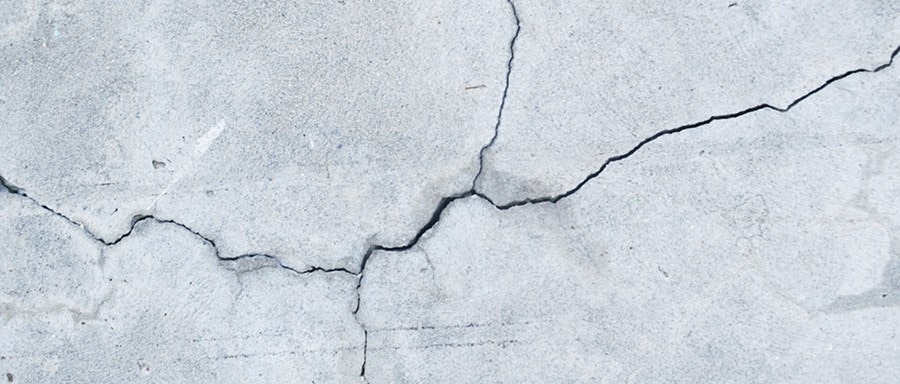
#> input picture sample_data/concrete_sample.jpeg, 900 x 384 px
$ jupyter execute --allow-errors 'コンクリートひび割れ検知.ipynb'
#> lines starting #> are read from the running program, lines starting #| are printed output that depends on the picture; after the words box and inside, x2 and y2 are one past the last pixel; in counts of white or black regions, pixels touching at a corner belong together
### Qiitaより

[画像処理でコンクリートのひび割れ抽出](https://qiita.com/ground0state/items/072468b2b14523d91293)

[cell 1]
import cv2
import random
import numpy as np
from skimage.feature import hessian_matrix
import matplotlib.pyplot as plt
from pathlib import Path
from mpl_toolkits.axes_grid1 import ImageGrid


def show_imgs(imgs_dict:dict, ncol=0, dpi=200, font_scale=0.7):
    font_size = int(plt.rcParams["font.size"]*font_scale)

    if ncol > 0:
        nrow = ((len(imgs_dict)-1)//ncol)+1
    else:
        nrow = 1
        ncol = len(imgs_dict)

    img_num = len(imgs_dict)
    fig = plt.figure(figsize=(float(img_num), float(img_num)), dpi=dpi)
    grid = ImageGrid(fig, 111, nrows_ncols=(nrow, ncol), axes_pad=0.2,)

    for i in range(nrow*ncol):
        grid[i].axis('off')
        if i < len(imgs_dict):
            img_key = list(imgs_dict.keys())[i]
            grid[i].imshow(cv2.cvtColor(imgs_dict[img_key], cv2.COLOR_BGR2RGB))
            grid[i].set_title(img_key, fontsize=font_size, color='black', pad=int(font_size/2))

    plt.show(); plt.close()
    return None


def imread(filename):
#> called with filename = '../sample_data/concrete_sample.jpeg'
    img = cv2.imread(filename)
#> img is the input picture: shape (384, 900, 3); mean B, G, R 218.8, 210.8, 203.2
    if img is None:
        raise FileNotFoundError()
    img = cv2.cvtColor(img, cv2.COLOR_BGR2GRAY)
#> img: shape (384, 900)
    return img


def image_correction(img):
    """濃淡差や影を補正する."""
    img = cv2.GaussianBlur(img, (7, 7), 0)
    return img


def calc_hessian(img, sigma):
    Hxx, Hxy, Hyy = hessian_matrix(
        img, sigma=sigma, mode='mirror', order='xy',
        use_gaussian_derivatives=False)
    hessian = np.stack( [Hxx, Hxy, Hxy, Hyy],
                        axis=2).reshape(*img.shape, 2, 2)
    return hessian


def hessian_emphasis(img, sigma=1.414, alpha=0.25):
    hessian = calc_hessian(img, sigma)
    eig_val, _ = np.linalg.eig(hessian)

    r = np.zeros_like(img, dtype=np.float64)
    for i in range(hessian.shape[0]):
        for j in range(hessian.shape[1]):
            # 各画素の固有値を取得
            lambda1, lambda2 = eig_val[i, j]

            # 小さい方をlambda2にする
            if lambda2 > lambda1:
                temp = lambda1
                lambda1 = lambda2
                lambda2 = temp
            if lambda1 <= 0:
                # 粒状構造
                lambda12 = abs(lambda2) + lambda1
            elif lambda2 < 0 < lambda1 < (abs(lambda2) / alpha):
                # 線状構造
                lambda12 = abs(lambda2) - lambda1 * alpha
            else:
                lambda12 = 0
            r[i, j] = sigma**2 * lambda12
    return r


def multiscale_hessian_emphasis(
        img,
        sigma=1.414,
        alpha=0.25,
        s=1.414,
        num_iteration=4
):
#> called with sigma = 1.41, alpha = 0.25, s = 1.41, num_iteration = 4
    R = []
    for i in range(num_iteration):
        r = hessian_emphasis(img, sigma=sigma * s**i, alpha=alpha)
        R.append(r)
#> this loop made 4 passes
#> pass 1, in calc_hessian, `Hxx, Hxy, Hyy = hessian_matrix( img, sigma=sigma, mode='mirror', order..`:
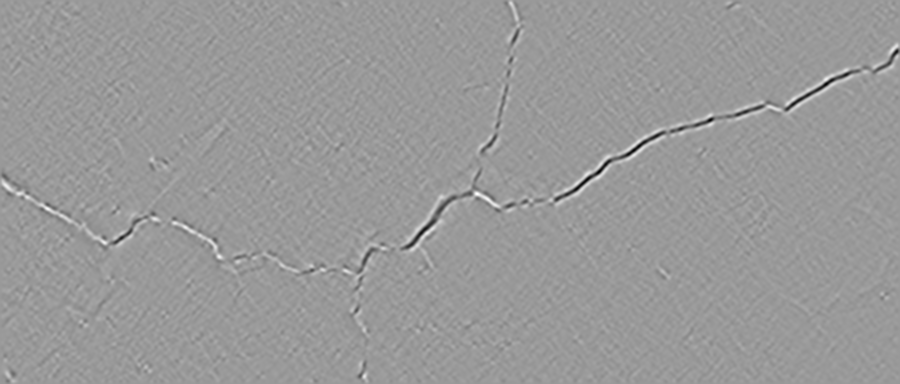
#> Hxy: shape (384, 900) float64; min -0.0405, max 0.0267, mean -1.13e-07; drawn with min black and max white
#> pass 1, in calc_hessian, `Hxx, Hxy, Hyy = hessian_matrix( img, sigma=sigma, mode='mirror', order..`:
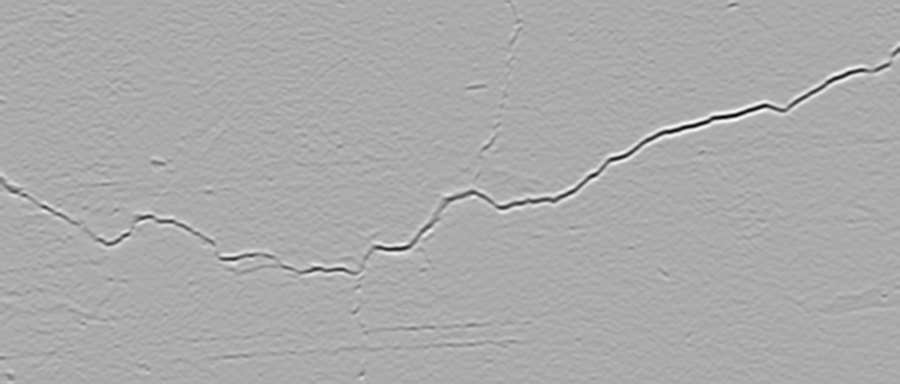
#> Hyy: shape (384, 900) float64; min -0.0766, max 0.0379, mean -7.7e-07; drawn with min black and max white
#> after the loop:
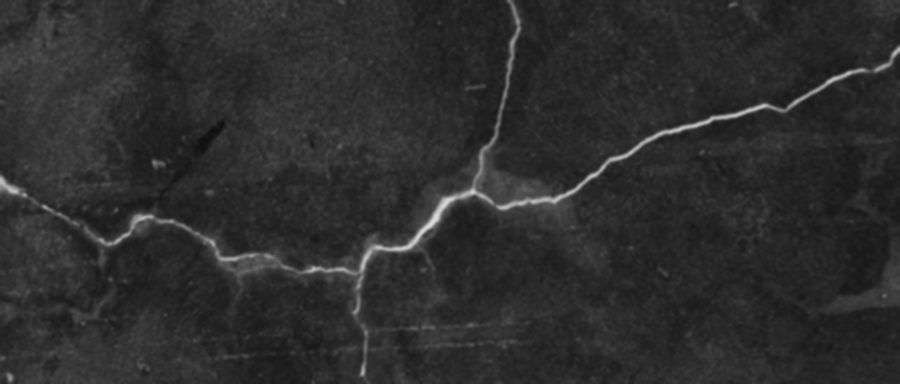
#> img: shape (384, 900); min 14, max 221, mean 45.6
#> after the loop, R = 4 items
    R = np.stack(R, axis=0)

    out = np.max(R, axis=0)
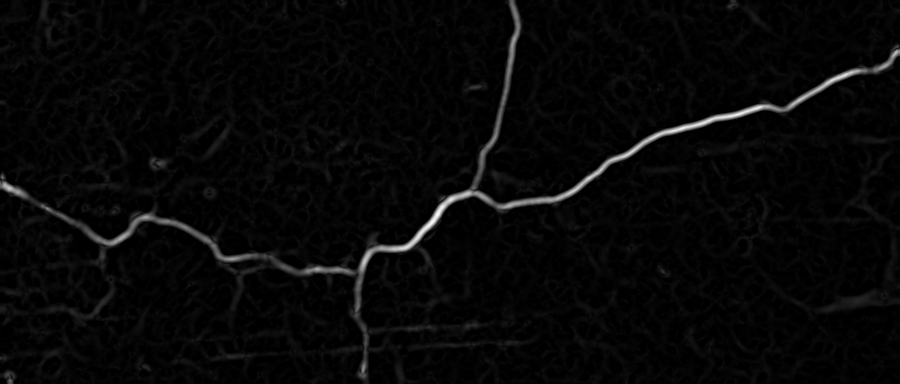
#> out: shape (384, 900) float64; min 0, max 0.232, mean 0.00687; drawn with min black and max white
    out_scale = np.argmax(R, axis=0) + 1  # scaleを1から始める
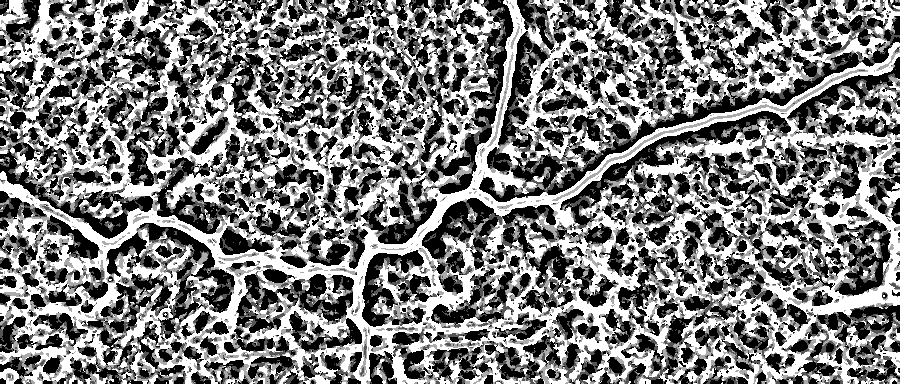
#> out_scale: shape (384, 900) int64; min 1, max 4, mean 2.46; drawn with min black and max white
    return out, out_scale


def stochastic_relaxation_method(img, alpha=1.0):
    """確率的弛緩法.

    Parameters
    ----------
    img : ndarray
        画素値は0-1に規格化.
        ひびの方が背景よりも輝度が高い.
    alpha : float
        補正用の重み.

    Returns
    -------
    out
        確率的弛緩法を適用後の画像.
    residual
        確率的弛緩法適用前後の2乗誤差.
    """
    P_c = np.log1p(img) / np.log1p(img.max())
    P_b = 1 - P_c

    kernels = [
        np.array([[0, 1, 0], [0, 1, 0], [0, 1, 0]]) / 3,
        np.array([[0, 0, 1], [0, 1, 0], [1, 0, 0]]) / 3,
        np.array([[0, 0, 0], [1, 1, 1], [0, 0, 0]]) / 3,
        np.array([[1, 0, 0], [0, 1, 0], [0, 0, 1]]) / 3
    ]

    Q_c = []
    for kernel in kernels:
        q = cv2.filter2D(P_c, -1, kernel, borderType=cv2.BORDER_DEFAULT)
        Q_c.append(q)
    Q_c = np.stack(Q_c, axis=0)
    Q_b = 1 - Q_c

    P_c_new = np.divide(
        alpha * P_c[None, ...] * Q_c,
        alpha * P_c[None, ...] * Q_c + P_b[None, ...] * Q_b,
        where=P_c[None, ...] * Q_c + P_b[None, ...] * Q_b != 0)

    out = np.max(P_c_new, axis=0)
    return out


def stepwise_threshold_processing(
        img, candidate,
        iter_stp=3,
        k_size=21,
        element=None):

    height, width = img.shape
    if element is None:
        element = np.array([[1, 1, 1], [1, 1, 1], [1, 1, 1]], np.uint8)

    completed = set()
    t = b = r = l = int((k_size - 1) * 0.5)
    for _ in range(iter_stp):
        flag_updated = False
        # 候補領域の外周の位置インデックスを得る
        dilated = cv2.dilate(candidate, element, iterations=1)
        outline = dilated - candidate
        ys, xs = (outline == 1).nonzero()

        result = candidate.copy()
        for x, y in zip(xs, ys):
            if (x, y) in completed:
                # 判定済み領域は除く
                continue
            # 注目画素近傍で大津の二値化のしきい値を求める
            xmin = max(x - l, 0)
            xmax = min(x + r + 1, width)
            ymin = max(y - t, 0)
            ymax = min(y + b + 1, height)
            patch = img[ymin:ymax, xmin:xmax]
            patch_candidate = candidate[ymin:ymax, xmin:xmax]

            if crack_judge(img, (x, y), patch, patch_candidate):
                # しきい値以上であれば新たな候補領域にする
                result[y, x] = 1.0
                flag_updated = True
            else:
                # しきい値未満で背景に確定する
                completed.add((x, y))

        candidate = result.copy()
        if not flag_updated:
            break
    return result


def trans2uint(img):
    img = ((img - img.min()) * (1 / (img.max() - img.min()) * 255)).astype('uint8')
    return img


def extract_crack_mean(patch, patch_candidate):
    mu_c = np.mean(patch[patch_candidate == 1])
    mu_b = np.mean(patch[patch_candidate == 0])
    return mu_c, mu_b


def crack_judge(img, coor, patch, patch_candidate, beta=0.9):
    x, y = coor
    mu_c, mu_b = extract_crack_mean(patch, patch_candidate)
    res = (abs(img[y, x] - mu_c) / abs(img[y, x] - mu_b + 1e-9) * beta) <= 1.0
    return res


def binarization(img):
    img = ((img - img.min()) * (1 / (img.max() - img.min()) * 255)).astype('uint8')
    _, res = cv2.threshold(
        img, 0, 255, cv2.THRESH_BINARY + cv2.THRESH_OTSU)
    return res


def crack_segmentation(
    img,
    iter_mhe=4,
    iter_srm=2,
    iter_stp=10
):
    # ヘッシアンの固有値別に画像を補正
    img, _ = multiscale_hessian_emphasis(
        img,
        num_iteration=iter_mhe
    )
    emphasis_img = img.copy()
    emphasis_img = trans2uint(emphasis_img)

    # 確率的弛緩法でノイズを消す
    kernel = np.ones((5, 5), np.float32)
    img = cv2.morphologyEx(img, cv2.MORPH_CLOSE, kernel)
    for _ in range(iter_srm):
        img = stochastic_relaxation_method(img, 2.0)
#> this loop made 2 passes
#> pass 1, in stochastic_relaxation_method, `P_b = 1 - P_c`:
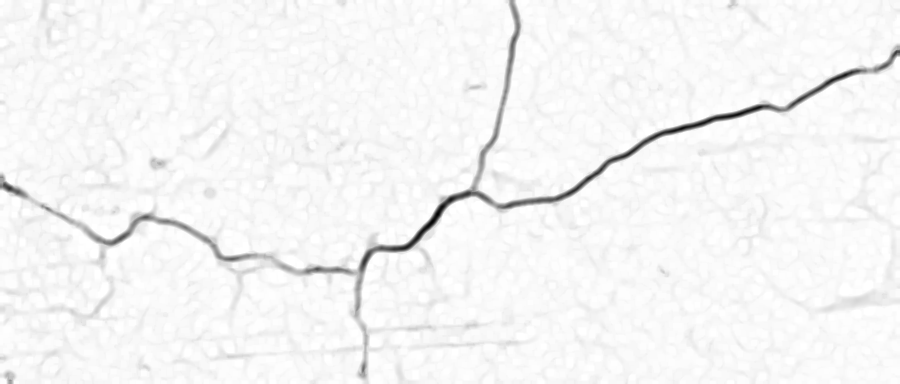
#> P_b: shape (384, 900) float64; min 0, max 1, mean 0.963
#> after the loop:
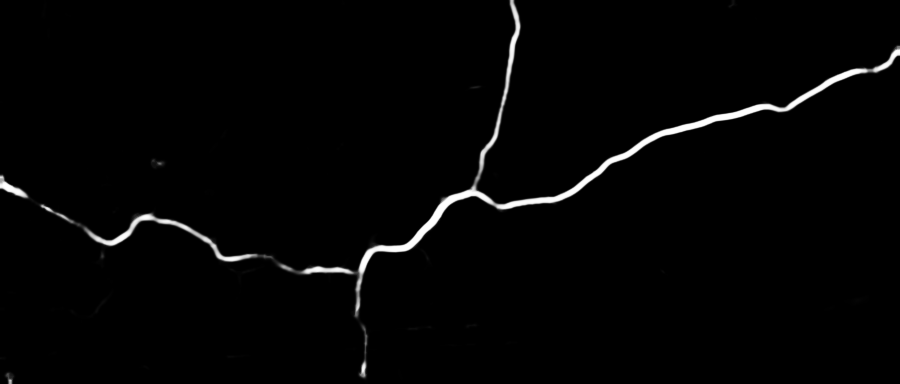
#> img: shape (384, 900) float64; min 0, max 1, mean 0.0176

    # 抽出候補を二値画像として得る
    candidate = binarization(img)
#> in binarization, `_, res = cv2.threshold( img, 0, 255, cv2.THRESH_BINARY + cv2.THRESH_OT..`:
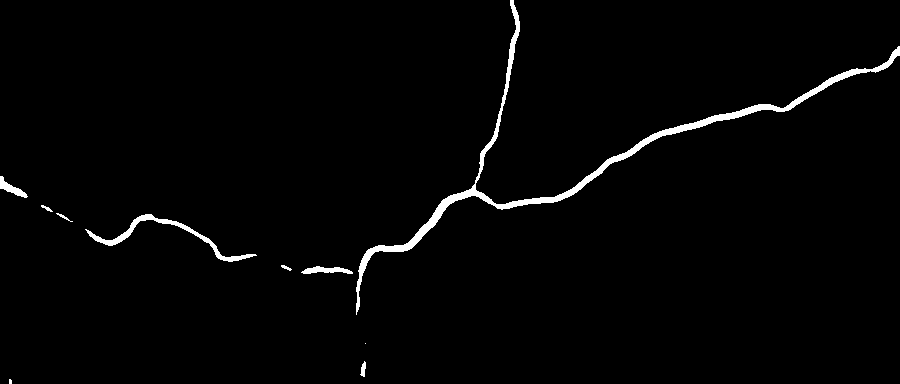
#> res: shape (384, 900); 1.8% white; 10 white regions (2 under 20 px), largest, box (x1, y1, x2, y2) and area: (356, 0, 900, 315) 4776, (85, 214, 257, 262) 916, (301, 266, 353, 274) 246
    candidate = candidate.astype(np.float32) / 255

    # 消しすぎた候補領域を段階的閾値処理で拡張する
    mask = stepwise_threshold_processing(
        emphasis_img, candidate, iter_stp=iter_stp, k_size=27)
#> after the loop in stepwise_threshold_processing, `for _ in range(iter_stp):`:
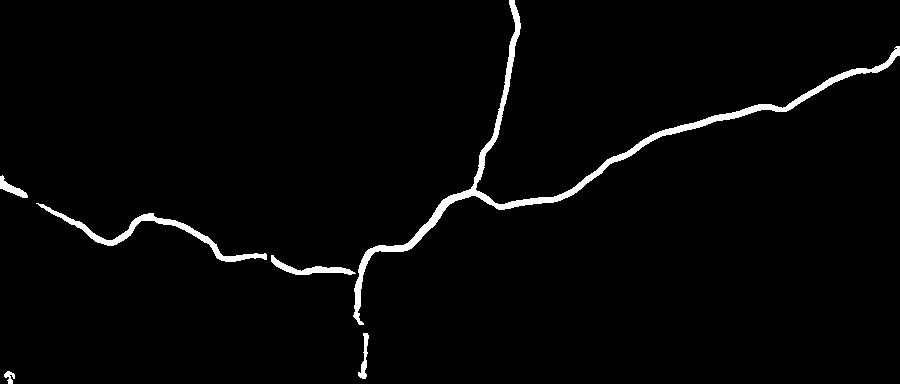
#> candidate: shape (384, 900) float32; values 0 (black) and 1 (white), 2.3% white; 6 white regions, box (x1, y1, x2, y2) and area: (353, 0, 900, 325) 5372, (36, 203, 267, 262) 1488, (271, 255, 356, 275) 514, (0, 175, 28, 198) 235, (358, 333, 369, 379) 210, (4, 371, 15, 384) 83
#> after the loop in stepwise_threshold_processing, `for _ in range(iter_stp):`: completed = 3397 items

    # 二値化
    mask = binarization(mask)
    return mask

[cell 2]
def main():

    imgs = {}

    # 画像の読み込み
    imgs["raw"] = imread('../sample_data/concrete_sample.jpeg')

    # 画像の前処理
    imgs["pre"] = image_correction(imgs["raw"])
    imgs["pre"] = cv2.bitwise_not(imgs["pre"])

    # セグメンテーション
    imgs["mask"] = crack_segmentation(imgs["pre"])

    # 結果の表示
    show_imgs(imgs, dpi=500, font_scale=0.3)
#> in show_imgs, `ncol = len(imgs_dict)`: ncol = 3
#> the loop in show_imgs, `for i in range(nrow*ncol):` made 3 passes
#> img_key on passes 1 to 3: 'raw', 'pre', 'mask'
#> in show_imgs, `plt.show()`:
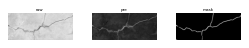
#> figure drawn by matplotlib, 3 panels
